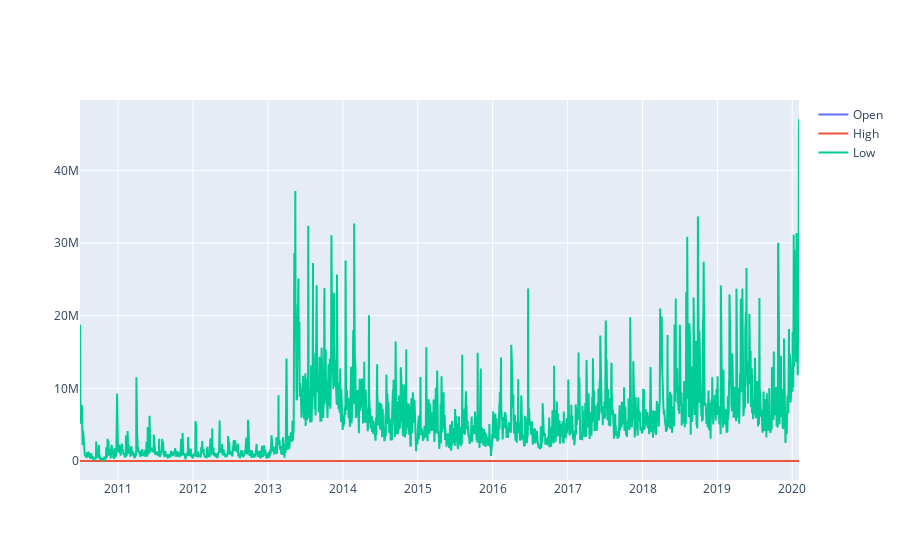

The notebook cell this image was saved under:
### Code cell
fig = go.Figure()
fig.add_trace(go.Scatter(x=dataFrame['Date'], y=dataFrame['Open'],name='Open'))
fig.add_trace(go.Scatter(x=dataFrame['Date'], y=dataFrame['High'],name='High'))
fig.add_trace(go.Scatter(x=dataFrame['Date'], y=dataFrame['Volume'],name='Low'))
fig.show()

### Figure 1 — Plotly figure (JSON) as saved in the notebook; plotly's stock layout.template omitted (floating-point values rounded to 4 significant figures; data arrays with more than 128 entries replaced by an {"elided": "..."} marker saying what was removed)
{"data": [{"name": "Open", "type": "scatter", "x": {"elided": "2416 str values"}, "y": {"elided": "2416 float values"}}, {"name": "High", "type": "scatter", "x": {"elided": "2416 str values"}, "y": {"elided": "2416 float values"}}, {"name": "Low", "type": "scatter", "x": {"elided": "2416 str values"}, "y": {"elided": "2416 int values"}}], "layout": {}}
